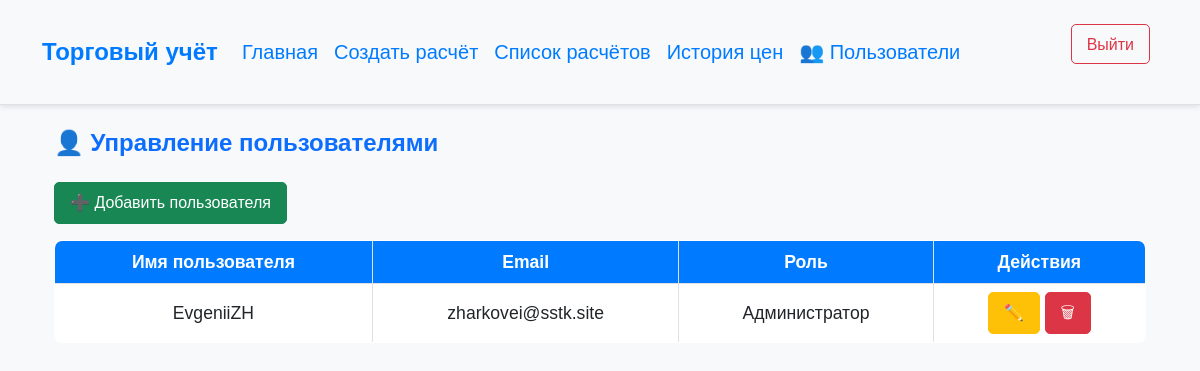
/users/ (signed in), run on the app's committed database.
### trades/models.py (models this page shows, shortened)
class CustomUser(AbstractUser):
    is_admin = models.BooleanField(default=False, verbose_name="Администратор")
    groups = models.ManyToManyField(Group, related_name="customuser_set", blank=True)
    user_permissions = models.ManyToManyField(Permission, related_name="customuser_permissions_set", blank=True)

### trades/views.py (the view)
# urls.py: path('users/', manage_users, name='manage_users'),
@login_required
def manage_users(request):
    users = CustomUser.objects.all()
    return render(request, 'trades/manage_users.html', {'users': users})

### trades/templates/trades/manage_users.html (shortened to what this page needs)
{% extends 'base.html' %}
{% block content %}
<div class="container my-4">
    <h2 class="mb-4 text-primary">👤 Управление пользователями</h2>
    <a href="{% url 'create_user' %}" class="btn btn-success mb-3">➕ Добавить пользователя</a>
    <table class="table table-bordered table-hover">
        <thead class="table-light">
            <tr>
                <th>Имя пользователя</th>
                <th>Email</th>
                <th>Роль</th>
                <th>Действия</th>
            </tr>
        </thead>
        <tbody>
            {% for user in users %}
                <tr>
                    <td>{{ user.username }}</td>
                    <td>{{ user.email }}</td>
                    <td>{% if user.is_admin %}Администратор{% else %}Пользователь{% endif %}</td>
                    <td>
                        <a href="{% url 'edit_user' user.id %}" class="btn btn-warning btn-sm">✏️</a>
                        <a href="{% url 'delete_user' user.id %}" class="btn btn-danger btn-sm">🗑</a>
                    </td>
                </tr>
            {% empty %}
                <tr>
                    <td colspan="4" class="text-center text-muted">Нет пользователей</td>
                </tr>
            {% endfor %}
        </tbody>
    </table>
</div>
{% endblock %}

### static/css/styles.css (style rules this page uses)
body { font-family: "Arial", sans-serif; background-color: #f8f9fa; color: #333; }
.table { background: white; border: 1px solid #dee2e6; border-radius: 8px; overflow: hidden; width: 100%; border-collapse: collapse; }
.table th, .table td { font-size: 1.1rem; text-align: center; vertical-align: middle; }
.table th { background: #007bff; color: white; font-weight: bold; }
.btn { font-size: 16px; padding: 8px 15px; border-radius: 5px; }
table { width: 100%; border-collapse: collapse; }
table tbody tr { height: 50px; }
h2 { font-size: 24px; font-weight: bold; margin-bottom: 15px; }

### data on the page
CustomUser: username "EvgeniiZH", email "zharkovei@sstk.site", is_admin "Администратор"
